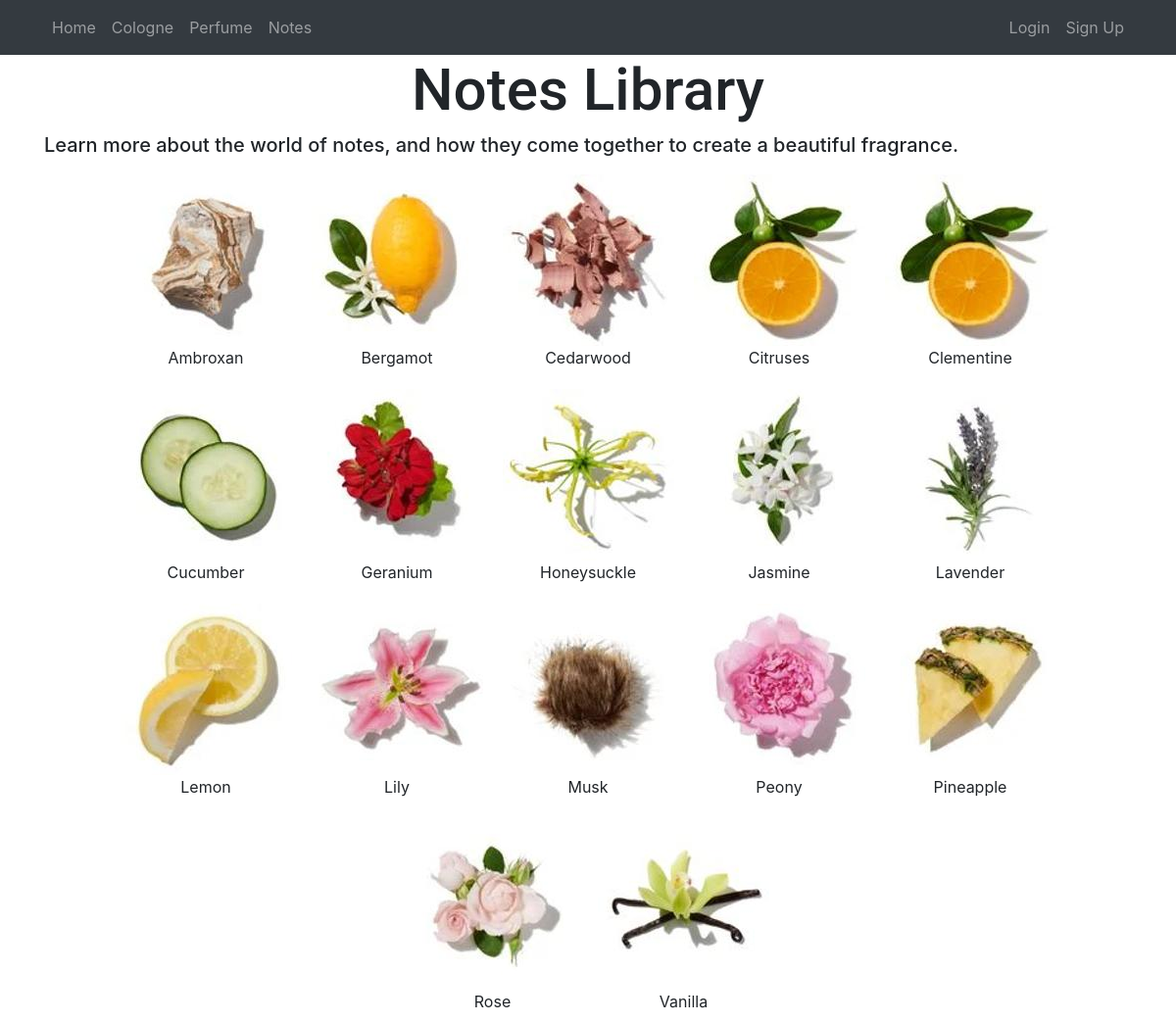
Screenshot of /product/notes with the database file from the repository.
### website/models.py (models this page shows)
class Notes(db.Model):
    note_id = db.Column(db.Integer,primary_key=True)
    note_name = db.Column(db.String(150))
    description = db.Column(db.String(1000))

### website/product.py (the view)
@product_bp.route('notes')
def notes_library_page():
    notes = Notes.query.all()
    return render_template("notes_library.html", user =current_user, notes=notes)

### website/templates/notes_library.html (shortened to what this page needs)
{% extends "base.html" %}
{% block content %}
<h1>Notes Library</h1>
<h5>Learn more about the world of notes, and how they come together to create a beautiful fragrance.</h5>
<div class="note-container">
{%for note in notes|sort(attribute='note_name') %}
    <div class = "note-item">
    <a href="{{ url_for('product.notes_page', note_id=note.note_id) }}">
    <img src="{{ url_for('static', filename=(note.note_name  + '_library' + '.jpg')) }}" alt="Note Image">
    </a>
    {{note.note_name}}
    </div>
{% endfor %}
</div>
{% endblock %}

### website/templates/base.html (style rules this page uses)
h1 { font-size:60px; font-family: Roboto; text-align: center; }

### website/templates/notes_library.html (style rules this page uses)
.note-container { display: flex; flex-wrap: wrap; align-items: center; justify-content: center; }
.note-item { display: flex; flex-direction: column; align-items: center; margin: 10px; text-align: center; }
.note-item img { max-width: 200px; height: auto; }

### rows the page displays
Notes: note_name (picture), note_name "Ambroxan"
Notes: note_name (picture), note_name "Bergamot"
Notes: note_name (picture), note_name "Cedarwood"
Notes: note_name (picture), note_name "Citruses"
Notes: note_name (picture), note_name "Clementine"
Notes: note_name (picture), note_name "Cucumber"
Notes: note_name (picture), note_name "Geranium"
Notes: note_name (picture), note_name "Honeysuckle"
Notes: note_name (picture), note_name "Jasmine"
Notes: note_name (picture), note_name "Lavender"
Notes: note_name (picture), note_name "Lemon"
Notes: note_name (picture), note_name "Lily"
Notes: note_name (picture), note_name "Musk"
Notes: note_name (picture), note_name "Peony"
Notes: note_name (picture), note_name "Pineapple"
Notes: note_name (picture), note_name "Rose"
Notes: note_name (picture), note_name "Vanilla"
